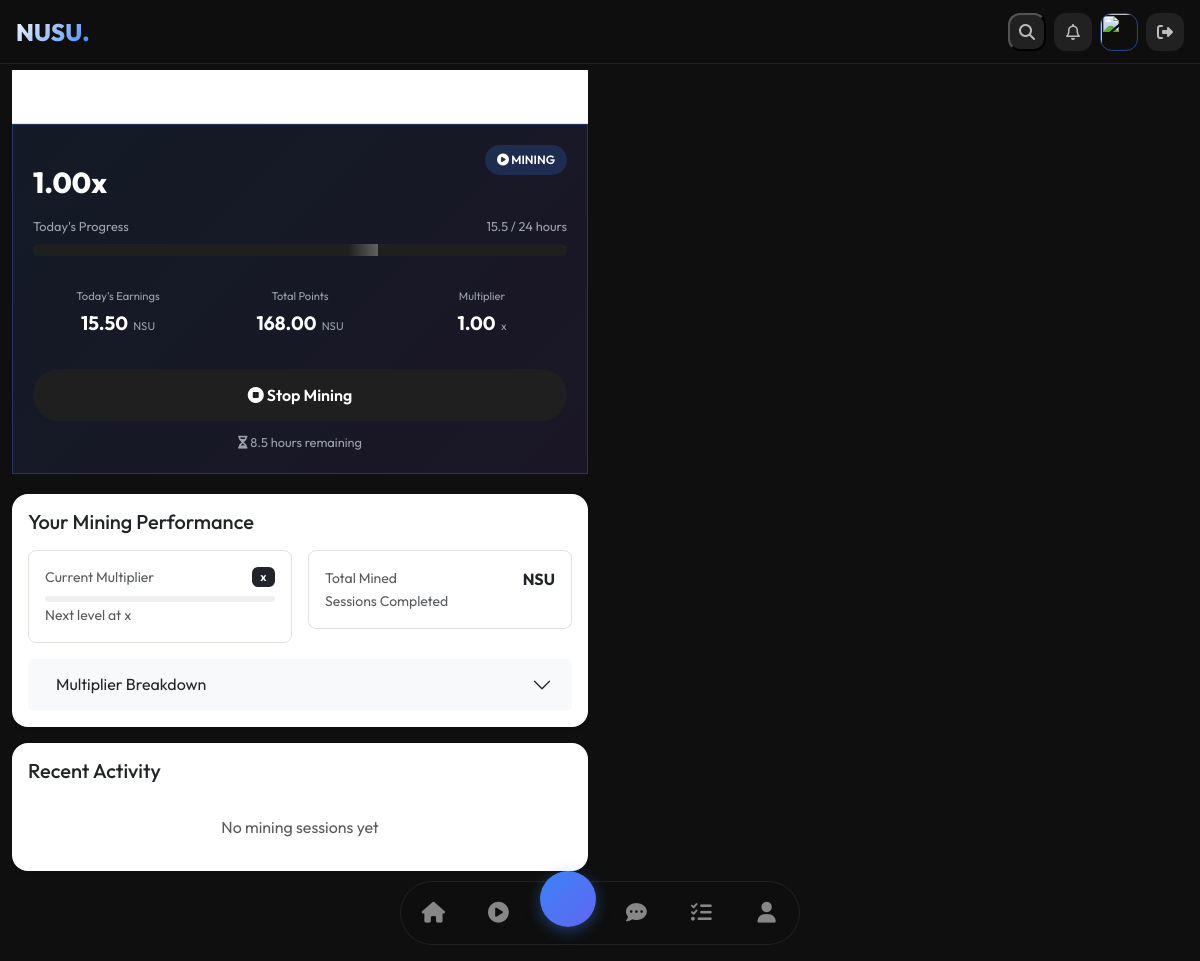
Page /airdrop/dashboard/ (signed in) on the committed database.
### airdrop/models.py (models this page shows, shortened)
class UserMiningState(models.Model):
    user = models.OneToOneField(CustomUser, on_delete=models.CASCADE)
    is_mining = models.BooleanField(default=False)
    last_tap = models.DateTimeField(null=True, blank=True)
    total_points = models.FloatField(default=0.0)
    current_rate = models.FloatField(default=1.0)
    session_start = models.DateTimeField(null=True, blank=True)
    @property
    def elapsed_hours(self):
        if not self.is_mining or not self.session_start:
            return 0
        elapsed = (timezone.now() - self.session_start).total_seconds() / 3600
        return min(elapsed, 24)  # Cap at 24 hours
    @property
    def remaining_hours(self):
        return max(24 - self.elapsed_hours, 0)
    @property
    def remaining_time(self):
        if not self.is_mining or not self.session_start:
            return (0, 0, 0)
        remaining = (self.session_start + timedelta(hours=24)) - timezone.now()
        if remaining.total_seconds() <= 0:
            return (0, 0, 0)
        hours = int(remaining.total_seconds() // 3600)
        minutes = int((remaining.total_seconds() % 3600) // 60)
        seconds = int(remaining.total_seconds() % 60)
        return (hours, minutes, seconds)
    @property
    def progress_percentage(self):
        return min((self.elapsed_hours / 24) * 100, 100)
    @property
    def points_earned_today(self):
        return self.elapsed_hours * self.current_rate
    def check_session_completion(self):
        if self.is_mining and self.session_start:
            elapsed = (timezone.now() - self.session_start).total_seconds() / 3600
            if elapsed >= 24:
                self.stop_mining()
                return True
        return False

### airdrop/views.py (the view)
# urls.py: path('dashboard/', views.dashboard, name='dashboard'),
@login_required
def dashboard(request):
    state, created = UserMiningState.objects.get_or_create(user=request.user)
    session_completed = state.check_session_completion()
    hours, minutes, seconds = state.remaining_time
    remaining_time_str = f"{hours:02d}:{minutes:02d}:{seconds:02d}"
    context = {
        'state': state,
        'elapsed_hours': state.elapsed_hours,
        'remaining_time': remaining_time_str,
        'progress_percentage': state.progress_percentage,
        'session_completed': session_completed,
    }
    return render(request, 'airdrop/dashboard.html', context)

### users/context_processors.py (called while the page is built)
def referral_info(request):
    if request.user.is_authenticated:
        return {
            'referral_code': request.user.username,
            'referrals_count': request.user.referrals.count(),
        }
    return {}

### templates/airdrop/dashboard.html (shortened to what this page needs)
{% extends 'base.html' %}
{% load static %}
{% block content %}
<div class="container-fluid">
    <div class="row">
        <div class="col-md-6">
            <div class="sticky-top bg-white pt-3 pb-2 border-bottom">
                <h4 class="fw-bold mb-0">Mining Dashboard</h4>
            </div>
            {% include 'airdrop/mining_widget.html' %}
            <div class="card border-0 rounded-4 shadow-sm mb-3">
                <div class="card-body">
                    <h5 class="card-title mb-3">
                         Your Mining Performance
                    </h5>
                    <div class="row g-3 mb-3">
                        <div class="col-md-6">
                            <div class="p-3 border rounded-3">
                                <div class="d-flex justify-content-between align-items-center mb-2">
                                    <small class="text-muted">Current Multiplier</small>
                                    <span class="badge bg-dark">{{ multiplier.current|floatformat:2 }}x</span>
                                </div>
                                <div class="progress" style="height: 6px;">
                                </div>
                                <small class="text-muted">Next level at {{ multiplier.next_level|floatformat:2 }}x</small>
                            </div>
                        </div>
                        <div class="col-md-6">
                            <div class="p-3 border rounded-3">
                                <div class="d-flex justify-content-between align-items-center">
                                    <small class="text-muted">Total Mined</small>
                                    <span class="fw-bold">{{ total_mined|floatformat:2 }} NSU</span>
                                </div>
                                <div class="d-flex justify-content-between align-items-center">
                                    <small class="text-muted">Sessions Completed</small>
                                </div>
                            </div>
                        </div>
                    </div>
                    <div class="accordion" id="multiplierAccordion">
                        <div class="accordion-item border-0">
                            <h2 class="accordion-header">
                                <button class="accordion-button bg-light collapsed" type="button" data-bs-toggle="collapse" data-bs-target="#multiplierDetails">
                                     Multiplier Breakdown
                                </button>
                            </h2>
                        </div>
                    </div>
                </div>
            </div>
            <div class="card border-0 rounded-4 shadow-sm">
                <div class="card-body">
                    <h5 class="card-title mb-3">
                         Recent Activity
                    </h5>
                    <div class="list-group list-group-flush">
                        {% for session in recent_sessions %}
                        <div class="list-group-item border-0 px-0 py-2">
                            <div class="d-flex justify-content-between">
                                <div>
                                    <span class="fw-bold">{{ session.date|date:"M d" }}</span>
                                    <span class="text-muted ms-2">{{ session.duration }} hours</span>
                                </div>
                                <div>
                                    <span class="fw-bold">{{ session.points|floatformat:2 }} NSU</span>
                                    <span class="text-muted ms-2">{{ session.multiplier|floatformat:2 }}x</span>
                                </div>
                            </div>
                        </div>
                        {% empty %}
                        <div class="text-center py-3 text-muted">
                            No mining sessions yet
                        </div>
                        {% endfor %}
                    </div>
                </div>
            </div>
        </div>
    </div>
</div>
{% endblock %}

### templates/airdrop/mining_widget.html (shortened to what this page needs)
{% load static %}
<div class="mining-widget glass-card" data-mining-active="{{ state.is_mining|yesno:'true,false' }}">
    <div class="mining-header">
        <div>
            <h3 class="mining-title">⚡ Mining Active</h3>
            <span class="mining-rate" id="rateText">{{ state.current_rate|floatformat:2 }}x</span>
        </div>
        <span class="mining-badge" id="miningStatusBadge">
            {% if state.is_mining %}
            <i class="fas fa-play-circle"></i> MINING
            {% else %}
            <i class="fas fa-pause-circle"></i> READY
            {% endif %}
        </span>
    </div>
    <div class="mining-progress-section">
        <div class="progress-label">
            <span>Today's Progress</span>
            <span id="progressText">{{ state.elapsed_hours|floatformat:1 }} / 24 hours</span>
        </div>
        <div class="progress-bar-container">
            <div id="progressBar" class="progress-fill"
                 style="width: {{ state.progress_percentage }}%"
                 data-progress="{{ state.progress_percentage }}">
                <div class="progress-glow"></div>
            </div>
        </div>
    </div>
    <div class="mining-stats">
        <div class="stat-card">
            <span class="stat-label">Today's Earnings</span>
            <span class="stat-value" id="todayPoints">{{ state.points_earned_today|floatformat:2 }}</span>
            <span class="stat-unit">NSU</span>
        </div>
        <div class="stat-card">
            <span class="stat-label">Total Points</span>
            <span class="stat-value" id="totalPoints">{{ state.total_points|floatformat:2 }}</span>
            <span class="stat-unit">NSU</span>
        </div>
        <div class="stat-card">
            <span class="stat-label">Multiplier</span>
            <span class="stat-value" id="rateText2">{{ state.current_rate|floatformat:2 }}</span>
            <span class="stat-unit">x</span>
        </div>
    </div>
    <button id="toggleMiningBtn" class="mining-action-btn {% if state.is_mining %}active{% endif %}"
            data-mining="{{ state.is_mining|yesno:'true,false' }}">
        {% if state.is_mining %}
        <i class="fas fa-stop-circle"></i> Stop Mining
        {% else %}
        <i class="fas fa-play-circle"></i> Start Mining
        {% endif %}
    </button>
    {% if state.is_mining %}
    <div class="countdown-timer">
        <i class="fas fa-hourglass-half"></i>
        <span id="countdown">{{ state.remaining_hours|floatformat:1 }}</span> hours remaining
    </div>
    {% elif state.progress_percentage >= 100 %}
    <div class="reward-ready">
        <i class="fas fa-gift"></i> Daily reward ready! Start mining to claim.
    </div>
    {% endif %}
</div>

### templates/base.html (style rules this page uses)
* { margin: 0; padding: 0; box-sizing: border-box; }
:root { --blue: #3b82f6; --blue-dark: #2563eb; --indigo: #6366f1; --dark: #0f0f0f; --darker: #0a0a0a; --gray: #1f1f1f; --text-dim: #9ca3af; }
body { font-family: 'Outfit', sans-serif; background: var(--dark); color: white; overflow-x: hidden; }

### templates/airdrop/dashboard.html (style rules this page uses)
.card { border: none; border-radius: 16px; }
.progress { background-color: #f0f0f0; }
.badge { font-weight: 600; letter-spacing: 0.5px; padding: 4px 8px; }

### templates/airdrop/mining_widget.html (style rules this page uses)
.mining-widget { background: linear-gradient(135deg, rgba(59, 130, 246, 0.1), rgba(139, 92, 246, 0.1)); border: 1px solid rgba(59, 130, 246, 0.3); padding: 20px; margin-bottom: 20px; }
.mining-header { display: flex; justify-content: space-between; align-items: flex-start; margin-bottom: 20px; }
.mining-title { font-size: 1.2rem; font-weight: 600; margin: 0; background: linear-gradient(135deg, var(--primary), var(--accent)); -webkit-background-clip: text; background-clip: text; color: transparent; }
.mining-rate { font-size: 1.8rem; font-weight: 800; color: var(--primary); display: block; line-height: 1; }
.mining-badge { background: rgba(59, 130, 246, 0.2); padding: 6px 12px; border-radius: 40px; font-size: 0.75rem; font-weight: 600; color: var(--primary); }
.mining-progress-section { margin-bottom: 20px; }
.progress-label { display: flex; justify-content: space-between; font-size: 0.8rem; color: var(--text-dim); margin-bottom: 8px; }
.progress-bar-container { background: var(--gray); border-radius: 20px; height: 12px; overflow: hidden; position: relative; }
.progress-fill { background: linear-gradient(90deg, var(--primary), var(--accent)); height: 100%; border-radius: 20px; position: relative; transition: width 0.3s ease; }
.progress-glow { position: absolute; top: 0; right: 0; width: 30px; height: 100%; background: linear-gradient(90deg, transparent, rgba(255, 255, 255, 0.3)); animation: shimmer 1.5s infinite; }
.mining-stats { display: grid; grid-template-columns: repeat(3, 1fr); gap: 12px; margin-bottom: 20px; }
.stat-card { background: var(--glass-bg); border-radius: 12px; padding: 12px; text-align: center; }
.stat-label { font-size: 0.7rem; color: var(--text-dim); display: block; margin-bottom: 4px; }
.stat-value { font-size: 1.2rem; font-weight: 700; color: var(--primary); }
.stat-unit { font-size: 0.7rem; color: var(--text-dim); margin-left: 2px; }
.mining-action-btn { width: 100%; padding: 14px; border: none; border-radius: 40px; font-size: 1rem; font-weight: 600; cursor: pointer; transition: all 0.3s ease; background: linear-gradient(135deg, var(--primary), var(--accent)); color: white; }
.mining-action-btn.active { background: var(--gray); color: var(--danger); }
.countdown-timer { text-align: center; margin-top: 12px; font-size: 0.8rem; color: var(--text-dim); }

### rows in the picture
UserMiningState: current_rate "1.00", elapsed_hours "15.5", points_earned_today "15.50", total_points "168.00", remaining_hours "8.5"
